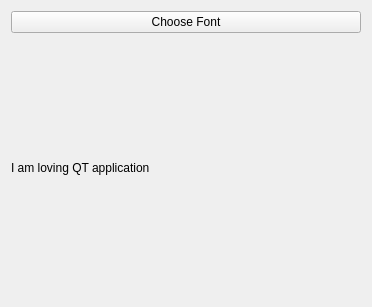
<?xml version="1.0" encoding="UTF-8"?>
<ui version="4.0">
 <class>Widget</class>
 <widget class="QWidget" name="Widget">
  <property name="geometry">
   <rect>
    <x>0</x>
    <y>0</y>
    <width>372</width>
    <height>307</height>
   </rect>
  </property>
  <property name="windowTitle">
   <string>Widget</string>
  </property>
  <layout class="QVBoxLayout" name="verticalLayout">
   <item>
    <widget class="QPushButton" name="chooseFontBUtton">
     <property name="text">
      <string>Choose Font</string>
     </property>
    </widget>
   </item>
   <item>
    <widget class="QLabel" name="label">
     <property name="text">
      <string>I am loving QT application</string>
     </property>
     <property name="wordWrap">
      <bool>true</bool>
     </property>
    </widget>
   </item>
  </layout>
 </widget>
 <resources/>
 <connections/>
</ui>
